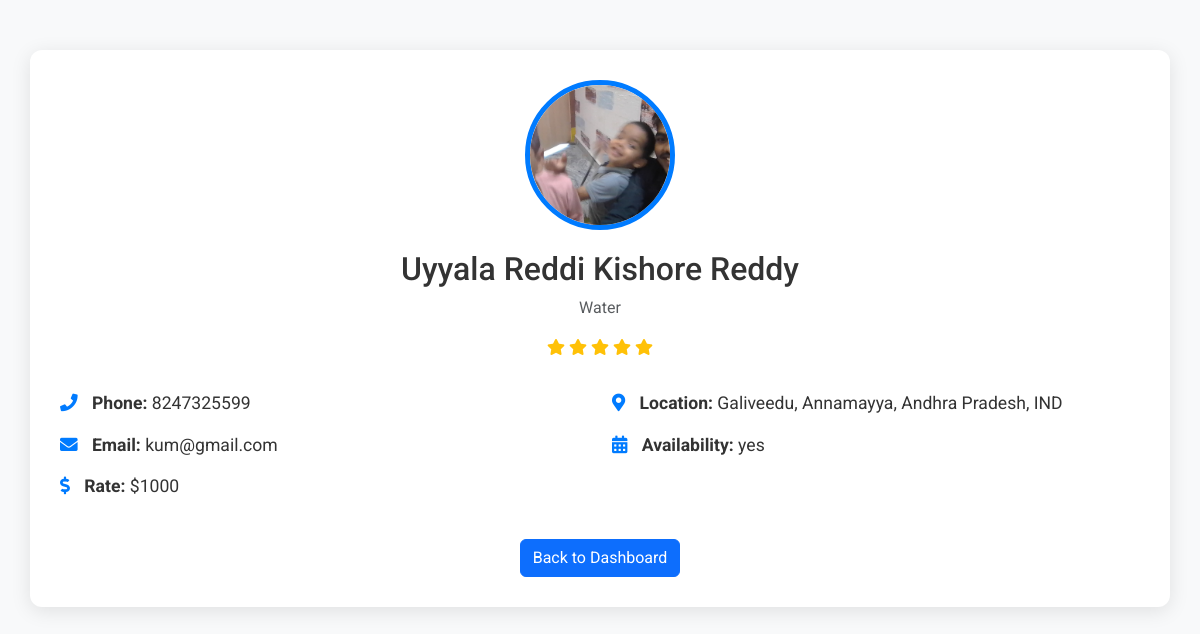
The app's page /worker_details/2 with its own data.
### tables this page shows
CREATE TABLE worker_data (
            id INTEGER PRIMARY KEY AUTOINCREMENT,
            worker_id INTEGER,
            fullname TEXT,
            email TEXT,
            phone TEXT,
            location TEXT,
            photo TEXT,
            skills TEXT,
            rate INTEGER ,
            avalability TEXT,
            FOREIGN KEY(worker_id) REFERENCES users(id)
        );

### local.py (the view)
@app.route("/worker_details/<int:worker_id>")
def worker_details(worker_id):
    conn = sqlite3.connect("workers.db")
    conn.row_factory = sqlite3.Row  # Use this to access columns by name
    c = conn.cursor()
    c.execute("SELECT * FROM worker_data WHERE id=?", (worker_id,))
    worker = c.fetchone()
    conn.close()
    if worker:
        return render_template("worker_home.html", worker=worker)
    else:
        flash("Worker not found.")
        return redirect(url_for("dashboard"))

### templates/worker_home.html (shortened to what this page needs)
<!DOCTYPE html>
<html>
<head>
    <link href="https://cdn.jsdelivr.net/npm/bootstrap@5.3.3/dist/css/bootstrap.min.css" rel="stylesheet">
    <link rel="stylesheet" href="https://cdnjs.cloudflare.com/ajax/libs/font-awesome/5.15.3/css/all.min.css">
</head>
<body class="bg-light">
<div class="container profile-card">
    <div class="profile-header">
        <img src={{ url_for('static', filename='photos/' ~worker[6]) }} alt="{{ worker['fullname'] }}" class="profile-photo">
        <h2>{{ worker['fullname'] }}</h2>
        <p class="text-muted">{{ worker['skills'] }}</p>
        <div class="star-rating">
            {% for _ in range(worker['rate'] // 200) %} <i class="fas fa-star text-warning"></i> {% endfor %}
        </div>
    </div>
    <div class="row">
        <div class="col-md-6">
            <div class="info-item">
                <i class="fas fa-phone icon"></i> <strong>Phone:</strong> {{ worker['phone'] }}
            </div>
            <div class="info-item">
                <i class="fas fa-envelope icon"></i> <strong>Email:</strong> {{ worker['email'] }}
            </div>
            <div class="info-item">
                <i class="fas fa-dollar-sign icon"></i> <strong>Rate:</strong> ${{ worker['rate'] }}
            </div>
        </div>
        <div class="col-md-6">
            <div class="info-item">
                <i class="fas fa-map-marker-alt icon"></i> <strong>Location:</strong> {{ worker['location'] }}
            </div>
            <div class="info-item">
                <i class="fas fa-calendar-alt icon"></i> <strong>Availability:</strong> {{ worker['avalability'] }}
            </div>
        </div>
    </div>
    <div class="text-center mt-4">
        <a href="{{ url_for('dashboard') }}" class="btn btn-primary">Back to Dashboard</a>
    </div>
</div>
</body>
</html>

### templates/worker_home.html (style rules this page uses)
body { background-color: #f0f2f5; font-family: 'Roboto', sans-serif; color: #333; }
.profile-card { background-color: #ffffff; border-radius: 12px; box-shadow: 0 4px 20px rgba(0, 0, 0, 0.1); padding: 30px; margin-top: 50px; }
.profile-header { text-align: center; margin-bottom: 30px; }
.profile-photo { width: 150px; height: 150px; object-fit: cover; border-radius: 50%; border: 5px solid #007bff; margin-bottom: 20px; }
.info-item { font-size: 1.1em; margin-bottom: 15px; }
.info-item .icon { color: #007bff; margin-right: 10px; }

### records on screen
worker_data: photo (picture), fullname "Uyyala Reddi Kishore Reddy", skills "Water", phone "8247325599", email "kum@gmail.com", rate "1000", location "Galiveedu, Annamayya, Andhra Pradesh, IND", avalability "yes"
